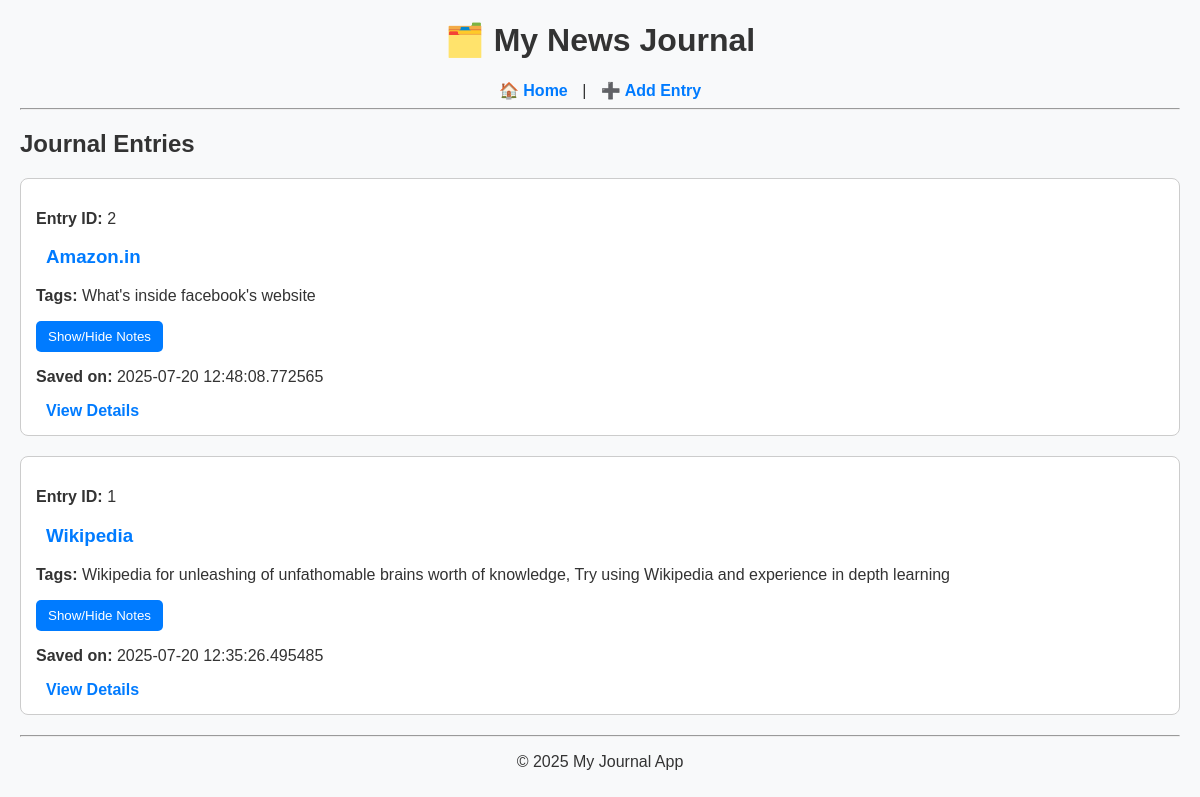
The page / on the database its author committed.
### tables this page shows
CREATE TABLE entries (
    id INTEGER PRIMARY KEY AUTOINCREMENT,
    url TEXT NOT NULL,
    title TEXT,
    tags TEXT,
    notes TEXT,
    timestamp DATETIME DEFAULT CURRENT_TIMESTAMP
);

### app.py (the view)
@app.route("/", methods=["GET"])
def index():
    entries = fetch_all_entries() # fecth from db
    return render_template("index.html", entries=entries)

### helpers.py (called while the page is built)
def get_db_connection():
    conn = sqlite3.connect('journal.db')     # Step 1: Open connection to DB file
    conn.row_factory = sqlite3.Row           # Step 2: Configure rows to act like dictionaries
    return conn                              # Step 3: Give the connection back to caller

def fetch_all_entries():
    conn = get_db_connection()
    entries = conn.execute("SELECT * FROM entries ORDER BY timestamp DESC").fetchall()
    conn.close()
    return entries

### templates/index.html (shortened to what this page needs)
{% extends "layout.html" %}
{% block content %}
    <h2>Journal Entries</h2>
    {% for entry in entries %}
        <div class="entry">
            <p><strong>Entry ID:</strong> {{ entry['id'] }} </p>
            <h3><a href="{{ entry['url'] }}" target="_blank">{{ entry['title'] }}</a></h3>
            <p><strong>Tags:</strong> {{ entry['tags'] }}</p>
            <div class="notes-section">
                <button class="toggle-notes">Show/Hide Notes</button>
            </div>
            <p><strong>Saved on:</strong> {{ entry['timestamp'] }}</p>
            <a href="{{ url_for('article_details', entry_id=entry['id']) }}" class="button">View Details</a>
        </div>
    {% endfor %}
{% endblock %}

### templates/layout.html (shortened to what this page needs)
<!DOCTYPE html>
<html lang="en">
<head>
    <link rel="stylesheet" href="{{ url_for('static', filename='styles.css') }}">
</head>
<body>
    <header>
        <h1>🗂️ My News Journal</h1>
        <nav>
            <a href="{{ url_for('index') }}">🏠 Home</a> |
            <a href="{{ url_for('add_article') }}">➕ Add Entry</a>
        </nav>
        <hr>
    </header>
    <main>
        {% block content %}{% endblock %}
    </main>
    <footer>
        <hr>
        <p style="text-align: center;">&copy; 2025 My Journal App</p>
    </footer>
</body>
</html>

### static/styles.css (style rules this page uses)
body { font-family: Arial, sans-serif; background-color: #f8f9fa; margin: 0; padding: 0 20px; color: #333; }
header { text-align: center; margin-top: 20px; }
a { color: #007bff; text-decoration: none; font-weight: bold; margin: 0 10px; }
.entry { border: 1px solid #ccc; padding: 15px; margin-bottom: 20px; border-radius: 8px; background-color: white; }
button, input[type="submit"] { background-color: #007bff; color: white; padding: 8px 12px; border: none; border-radius: 5px; cursor: pointer; }

### rows shown on the page
entries: id "2", title "Amazon.in", tags "What's inside facebook's website", timestamp "2025-07-20 12:48:08.772565"
entries: id "1", title "Wikipedia", tags "Wikipedia for unleashing of unfathomable brains worth of knowledge, Try using Wikipedia and experience in depth learning", timestamp "2025-07-20 12:35:26.495485"
